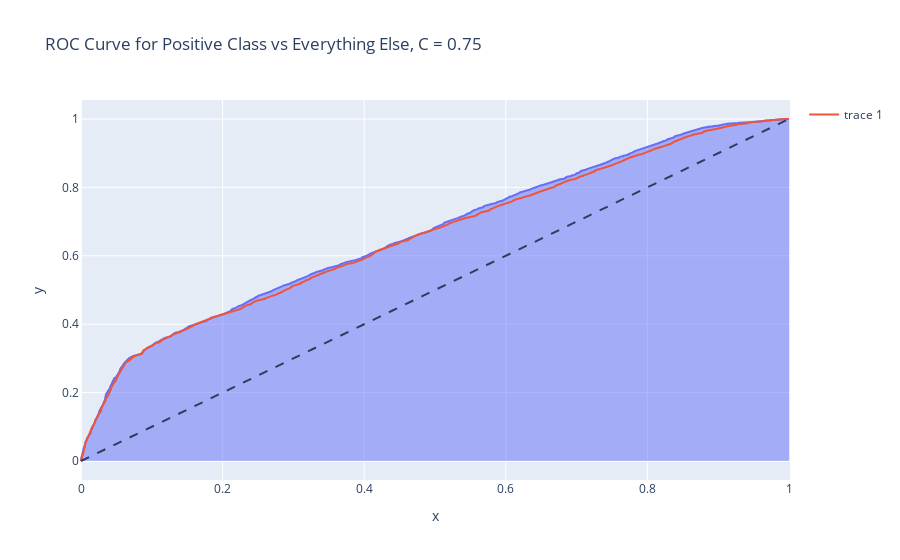

The notebook cell this image was saved under:
### Code cell
model_pos_probs75 = model_posp75.predict_proba(x_test_pos)

fpr_pos75, tpr_pos75, thresh_pos = roc_curve(y_test_pos, model_pos_probs75[:, 1])

# Since we are interested in negative class (y = 0), we have to flip axis for consistent ROC curves
fig_pos75 = px.area(x = fpr_pos75, y = tpr_pos75, title = f'ROC Curve for Positive Class vs Everything Else, C = 0.75')
fig_pos75.add_shape(type = 'line', line = dict(dash='dash'), x0=0, x1=1, y0=0, y1=1)
fig_pos75.add_scatter(x=fpr_pos25, y=tpr_pos25)
fig_pos75.show()

# This works, but better aproach would make wide pandas data frame, convert it to long, and the make one area plot where color is each value of C

### Figure 1 — Plotly figure (JSON) as saved in the notebook; plotly's stock layout.template omitted (floating-point values rounded to 4 significant figures; data arrays with more than 128 entries replaced by an {"elided": "..."} marker saying what was removed)
{"data": [{"fillpattern": {"shape": ""}, "hovertemplate": "x=%{x}<br>y=%{y}<extra></extra>", "legendgroup": "", "line": {"color": "#636efa"}, "marker": {"symbol": "circle"}, "mode": "lines", "name": "", "orientation": "v", "showlegend": false, "stackgroup": "1", "type": "scatter", "x": {"elided": "4133 float values"}, "xaxis": "x", "y": {"elided": "4133 float values"}, "yaxis": "y"}, {"type": "scatter", "x": {"elided": "4151 float values"}, "y": {"elided": "4151 float values"}}], "layout": {"legend": {"tracegroupgap": 0}, "shapes": [{"line": {"dash": "dash"}, "type": "line", "x0": 0, "x1": 1, "y0": 0, "y1": 1}], "title": {"text": "ROC Curve for Positive Class vs Everything Else, C = 0.75"}, "xaxis": {"anchor": "y", "domain": [0, 1], "title": {"text": "x"}}, "yaxis": {"anchor": "x", "domain": [0, 1], "title": {"text": "y"}}}}
